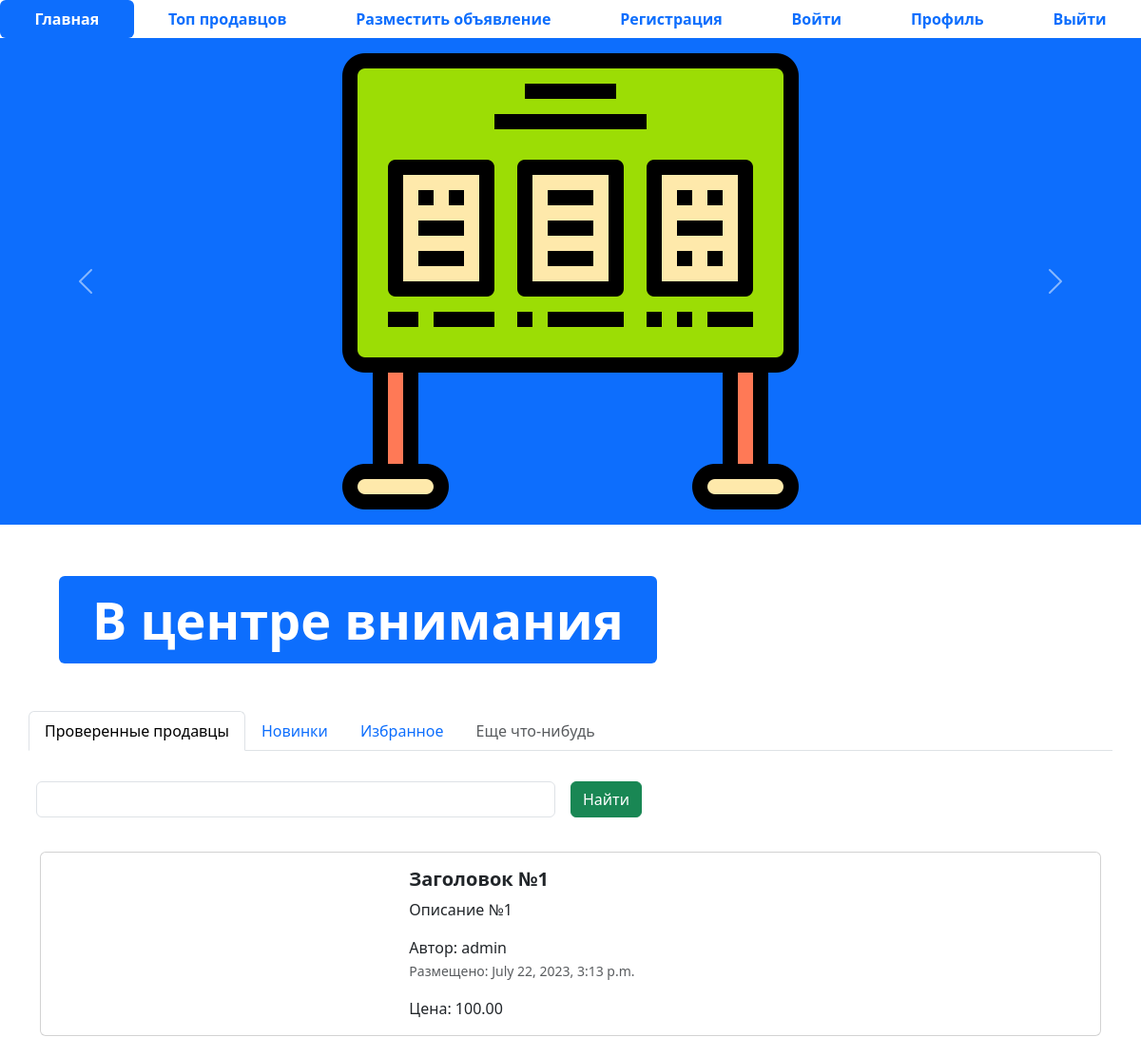
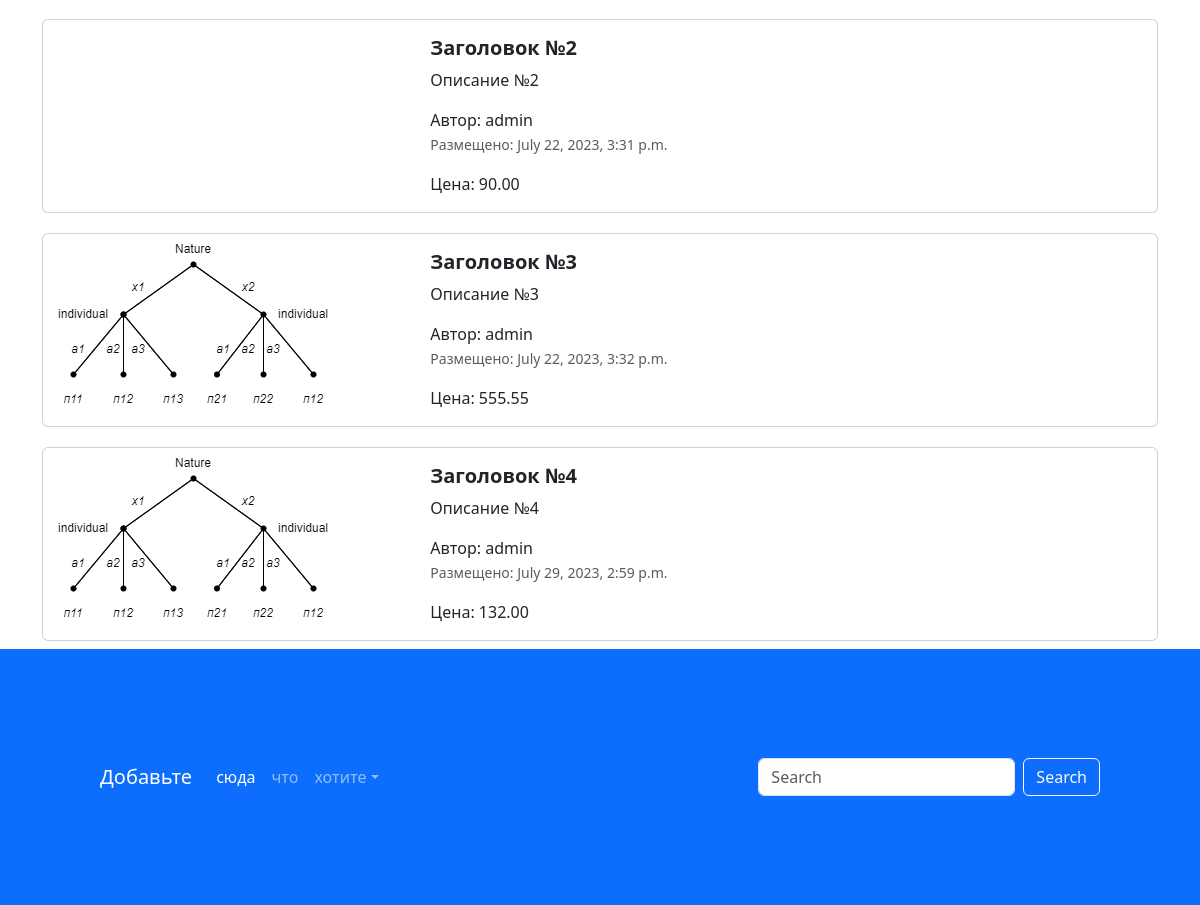
The page / on the database its author committed (2 pictures, top to bottom).
### app_advertisements81/models.py (models this page shows, shortened)
class Advertisements81(models.Model):
    title = models.CharField('заголовок', max_length=128)
    description = models.TextField('описание')
    price = models.DecimalField('цена', max_digits=10, decimal_places=2)
    auction = models.BooleanField('торг', help_text='Отметьте, возможен ли торг.')
    bu = models.BooleanField('б\у', help_text='Отметьте, был ли товар в использовании.', default=False)
    created_time = models.DateTimeField(auto_now_add=True)
    updated_time = models.DateTimeField(auto_now=True)
    user = models.ForeignKey(User, verbose_name='пользователь',on_delete=models.CASCADE)
    image = models.ImageField('изображение', upload_to='advertisements/')
    class Meta:
        db_table = "advertisements"

### app_advertisements81/views.py (the view)
# urls.py: path('', index, name='main-page'),
def index(request):
    advertisements = Advertisements81.objects.all()
    context = {'advertisements':advertisements}
    return render(request, 'index.html', context)

### templates/index.html (shortened to what this page needs)
{% extends 'base.html' %}
{% load static %}
{% block content %}
<ul class="nav nav-pills sticky-top bg-white nav-fill">
  <li class="nav-item">
    <a class="nav-link active" aria-current="page" href="{% url 'main-page' %}">
      <span style="font-weight: bold;">Главная</span>
    </a>
  </li>
  <li class="nav-item">
    <a class="nav-link" href="{% url 'top-sellers' %}"><span style="font-weight: bold;">Топ продавцов</span>
    </a>
  </li>
  <li class="nav-item">
    <a class="nav-link" href="advertisement-post.html">
      <span style="font-weight: bold;">Разместить объявление</span>
    </a>
  </li>
  <li class="nav-item">
    <a class="nav-link" href="register.html">
      <span style="font-weight: bold;">Регистрация</span>
    </a>
  </li>
  <li class="nav-item">
    <a class="nav-link" href="login.html">
      <span style="font-weight: bold;">Войти</span>
    </a>
  </li>
  <li class="nav-item">
    <a class="nav-link" href="profile.html">
      <span style="font-weight: bold;">Профиль</span>
    </a>
  </li>
  <li class="nav-item">
    <a class="nav-link" href="#">
      <span style="font-weight: bold;">Выйти</span>
    </a>
  </li>
</ul>
<div id="carouselExampleControls" class="carousel slide bg-primary" data-bs-ride="carousel">
  <div class="carousel-inner">
    <div class="carousel-item active">
      <img src="{% static 'img/adv.png' %}" class="mx-auto d-block w-33" alt="...">
    </div>
  </div>
  <button class="carousel-control-prev" type="button" data-bs-target="#carouselExampleControls" data-bs-slide="prev">
    <span class="carousel-control-prev-icon" aria-hidden="true"></span>
  </button>
  <button class="carousel-control-next" type="button" data-bs-target="#carouselExampleControls" data-bs-slide="next">
    <span class="carousel-control-next-icon" aria-hidden="true"></span>
  </button>
</div>
<div class="container" style="margin: 50px;">
  <div class="display-2">
    <span class="badge bg-primary">В центре внимания</span>
  </div>
</div>
<div class="container">
  <div class="row">
    <ul class="nav nav-tabs bg-white">
      <li class="nav-item">
        <a class="nav-link active" aria-current="page" href="#">Проверенные продавцы</a>
      </li>
      <li class="nav-item">
        <a class="nav-link" href="#">Новинки</a>
      </li>
      <li class="nav-item">
        <a class="nav-link" href="#">Избранное</a>
      </li>
      <li class="nav-item">
        <a class="nav-link disabled" href="#" tabindex="-1" aria-disabled="true">Еще что-нибудь</a>
      </li>
    </ul>
    <form class="row g-3">
      <div class="col-auto w-50">
        <input type="text" class="form-control">
      </div>
      <div class="col-auto">
        <button type="submit" class="btn btn-success mb-3">Найти</button>
      </div>
    </form>
  </div>
  {% for adv in advertisements %}
  <div class="col">
    <div class="card mb-2" style="max-width: 1200px; margin-top: 20px;">
      <div class="row g-0">
        <div class="col-md-4">
          <a href="advertisement.html" class="nav-link">
            <img src="{% if adv.image %} {{adv.image.url }} {% endif %}">
          </a>
        </div>
        <div class="col-md-8">
          <div class="card-body">
            <h5 class="card-title">
                <a href="advertisement.html" class="nav-link"><strong>{{ adv.title }}</strong></a>
            </h5>
            <a href="advertisement.html" class="nav-link">
              <p class="card-text">
                {{ adv.description }}
              </p>
              <span>Автор: {{ adv.user }}</span>
              <p class="card-text"><small class="text-muted">Размещено: {{ adv.created_time }}</small></p>
              <span>Цена: {{ adv.price }}</span>
            </a>
          </div>
        </div>
      </div>
    </div>
  </div>
  {% endfor %}
</div>
<footer style="padding: 100px;" class="bg-primary">
  <nav class="navbar navbar-expand-sm navbar-dark">
    <a class="navbar-brand" href="#">Добавьте</a>
    <div class="collapse navbar-collapse" id="collapsibleNavId">
      <ul class="navbar-nav me-auto mt-2 mt-lg-0">
        <li class="nav-item">
          <a class="nav-link active" href="#" aria-current="page">сюда</a>
        </li>
        <li class="nav-item">
          <a class="nav-link" href="#">что</a>
        </li>
        <li class="nav-item dropdown">
          <a class="nav-link dropdown-toggle" href="#" id="dropdownId" data-bs-toggle="dropdown" aria-haspopup="true"
             aria-expanded="false">хотите</a>
        </li>
      </ul>
      <form class="d-flex my-2 my-lg-0">
        <input class="form-control me-sm-2" type="text" placeholder="Search">
        <button class="btn btn-outline-light my-2 my-sm-0" type="submit">Search</button>
      </form>
    </div>
  </nav>
</footer>
{% endblock %}

### templates/base.html (shortened to what this page needs)
{% load static %}
<!DOCTYPE html>
<html lang="en">
<head>
  <link href="{% static 'css/bootstrap.min.css' %}" rel="stylesheet">
  <link rel="stylesheet" href="{% static 'css/fontello.css' %}">
</head>
<body>
{% block content %}
{% endblock %}
</body>
</html>

### rows shown on the page
Advertisements81: title "Заголовок №1", description "Описание №1", user "admin", created_time "July 22, 2023, 3:13 p.m.", price "100.00"
Advertisements81: title "Заголовок №2", description "Описание №2", user "admin", created_time "July 22, 2023, 3:31 p.m.", price "90.00"
Advertisements81: image (picture), title "Заголовок №3", description "Описание №3", user "admin", created_time "July 22, 2023, 3:32 p.m.", price "555.55"
Advertisements81: image (picture), title "Заголовок №4", description "Описание №4", user "admin", created_time "July 29, 2023, 2:59 p.m.", price "132.00"
